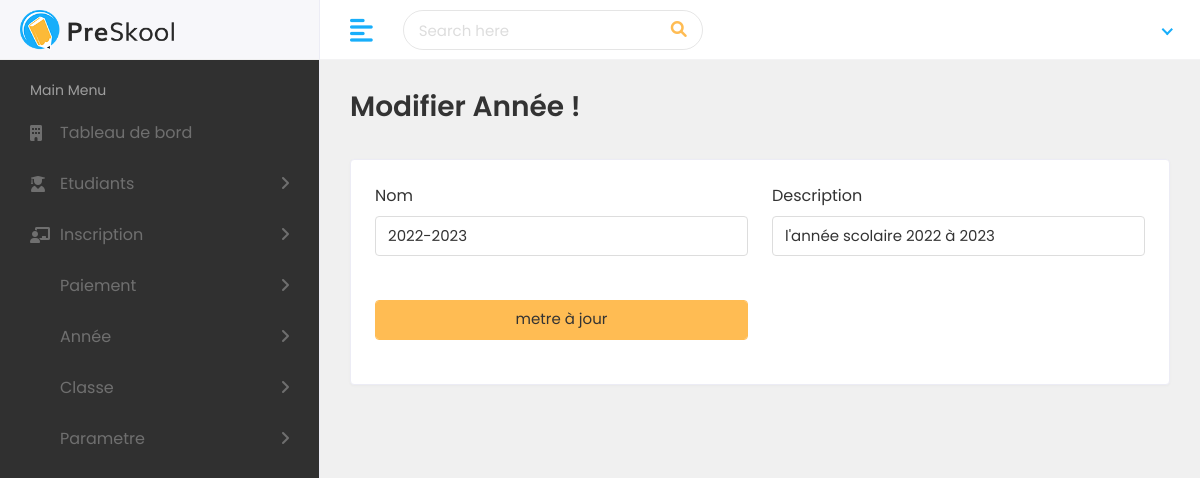
Screenshot of /pages/editerAnnee.php?id_annee_scolaire=1 (signed in) with the database file from the repository.
### tables this page shows
CREATE TABLE `annee_scolaire` (
  `id_annee_scolaire` int(11) NOT NULL,
  `nom_annee` varchar(45) DEFAULT NULL,
  `description` varchar(45) DEFAULT NULL
);

### pages/editerAnnee.php (the view, shortened to what this page needs)
<?php
require '../includes/head.php';
require '../codePHP/modifierAnnee.php';
$id_annee_scolaire = $_GET['id_annee_scolaire'];
$ancien = $pdo->prepare("SELECT * FROM annee_scolaire WHERE id_annee_scolaire = ?");
$ancien->execute(array($id_annee_scolaire));
?>
<div class="header">
<div class="header-left">
<a href="index.html" class="logo">
<img src="../assets/img/logo.png" alt="Logo">
</a>
</div>
<a href="javascript:void(0);" id="toggle_btn">
<i class="fas fa-align-left"></i>
</a>
<div class="top-nav-search">
<form>
<input type="text" class="form-control" placeholder="Search here">
<button class="btn" type="submit"><i class="fas fa-search"></i></button>
</form>
</div>
<?php  require("../includes/sous.php"); ?>
</div>
<?php require("../includes/nav.php"); ?>
<div class="page-wrapper">
<div class="content container-fluid">
<div class="page-header">
<div class="row align-items-center">
<div class="col">
<h3 class="page-title">Modifier Année !</h3>
</div>
</div>
</div>
<div class="row">
<div class="col-sm-12">
<div class="card">
<div class="card-body">
<form method="POST">
<?php foreach($ancien as $resultat){ ?>
<div class="row">
<div class="col-12 col-sm-6">
<div class="form-group">
<label>Nom</label>
<input type="text" name="nom_annee" value="<?php echo $resultat['nom_annee']; ?>" required class="form-control">
</div>
</div>
<div class="col-12 col-sm-6">
<div class="form-group">
<label>Description</label>
<input type="text" name="description" value="<?php echo $resultat['description']; ?>" required class="form-control">
</div>
</div>
<div class="col-12 col-sm-6">
<div class="form-group">
<input class="form-control btn btn-primary" type="submit"  name="update" value="metre à jour">
</div>
</div>
</div>
<?php } ?>
</form>
</div>
</div>
</div>
</div>
</div>
</div>
</div>
</body>
</html>

### assets/css/style.css (style rules this page uses)
html { height: 100%; }
body { background-color: #fff; color: #333; font-family: 'Poppins', sans-serif; font-size: 1rem; height: 100%; line-height: 1.5; overflow-x: hidden; }
h1, h2, h3, h4, h5, h6 { font-family: 'Poppins', sans-serif; margin-top: 0; }
.form-control { border: 1px solid #ddd; box-shadow: none; color: #333; font-size: 15px; height: 40px; }
a { color: #009ce7; text-decoration: none; }
input, button, a { transition: all 0.4s ease; -moz-transition: all 0.4s ease; -o-transition: all 0.4s ease; -ms-transition: all 0.4s ease; -webkit-transition: all 0.4s ease; }
input, input:focus, button, button:focus { outline: none; }
input[type=text], input[type=password] { -webkit-appearance: none; -moz-appearance: none; appearance: none; }
.form-group { margin-bottom: 1.25rem; }
label { display: inline-block; margin-bottom: 0.5rem; }
.btn-primary { background-color: #FFBC53; border: 1px solid #FFBC53; }
.card { border: 1px solid #ececf5; box-shadow: 0 1px 3px 0 rgba(0, 0, 0, 0.03); margin-bottom: 1.875rem; }
.card-body { padding: 1.5rem; }
.header { background-color: #fff; border-bottom: 1px solid #f3f3f4; left: 0; position: fixed; right: 0; top: 0; z-index: 1001; height: 60px; }
.header .header-left { float: left; height: 60px; padding: 0 20px; position: relative; width: 320px; z-index: 1; transition: all 0.2s ease-in-out; background-color: #f7f7fa; border-bottom: 1px solid #efefef; border-right: 1px solid #ececf5; display: flex; align-items: center; }
.header .header-left .logo { display: inline-block; line-height: 60px; }
.header .header-left .logo img { max-height: 40px; width: auto; }
.top-nav-search { float: left; margin-left: 15px; }
.top-nav-search form { margin-top: 10px; position: relative; width: 300px; }
.top-nav-search .form-control { background-color: transparent; border-color: rgba(0, 0, 0, 0.1); border-radius: 50px; color: #6c757d; height: 40px; padding: 10px 50px 10px 15px; }
.top-nav-search .btn { background-color: transparent; border-color: transparent; color: #ffbc53; min-height: 40px; padding: 7px 15px; position: absolute; right: 0; top: 0; }
.top-nav-search .form-control::placeholder { color: #ddd; }
.page-wrapper { margin-left: 320px; padding-top: 60px; position: relative; transition: all 0.4s ease; }
.page-wrapper > .content { padding: 1.875rem 1.875rem 0; }
.page-header { margin-bottom: 1.875rem; }
.page-title { font-size: 28px; font-weight: 600; color: #333; margin-bottom: 5px; }
@media (min-width: 992px) { #toggle_btn { align-items: center; color: #18aefa; display: inline-flex; float: left; font-size: 26px; height: 60px; justify-content: center; margin-left: 15px; padding: 0 15px; } }

### includes/nav.php (style rules this page uses)
a { color: red; }

### rows the page displays
annee_scolaire: nom_annee "2022-2023", description "l'année scolaire 2022 à 2023"
